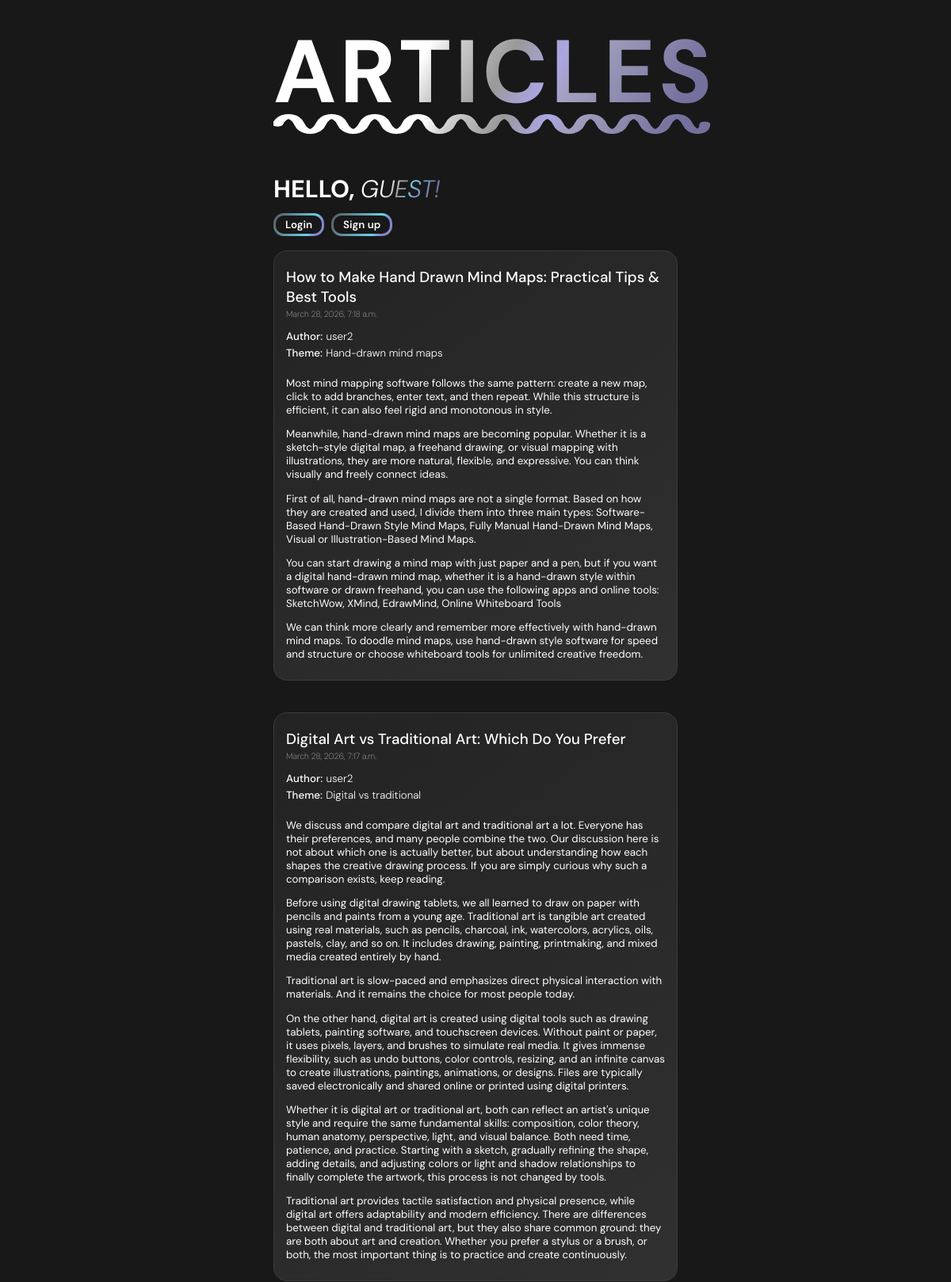
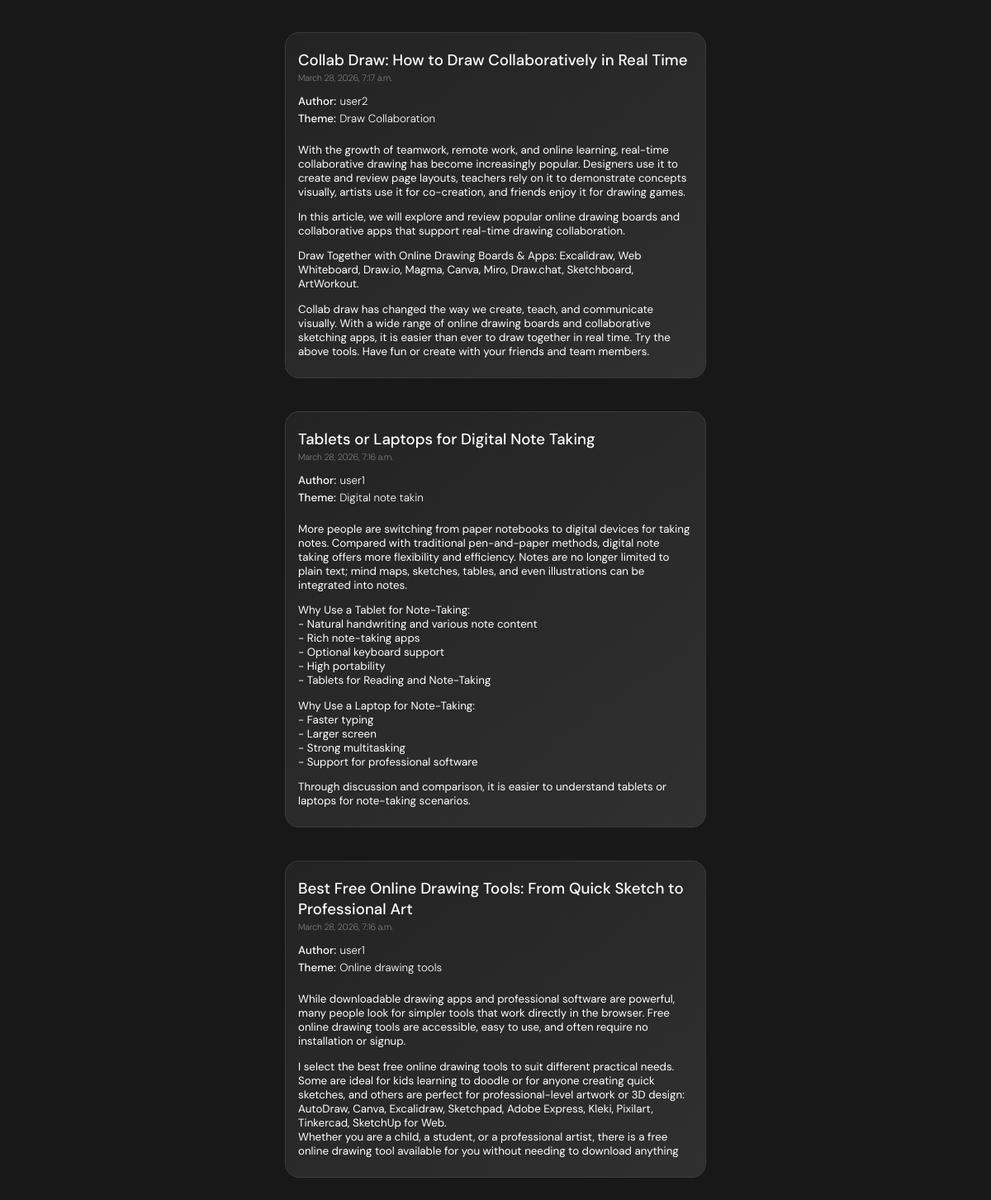
The page / on the database its author committed (2 pictures, top to bottom).
### main/models.py (models this page shows, shortened)
class Article(models.Model):
    heading=models.CharField('Heading', max_length=150)
    body=models.TextField('Body', default = "Article body")
    theme = models.CharField('Genre', max_length=100)
    creation_date = models.DateTimeField(auto_now_add=True)
    author = models.ForeignKey(User, on_delete=models.CASCADE, null=True)

### main/views.py (the view)
# urls.py: path('', views.index),
def index(request):
    articles = Article.objects.all()
    return render(request, 'main/index.html', {'articles': articles})

### main/templates/main/index.html (shortened to what this page needs)
{% extends "base.html" %}
{% block info %}
    <div>
        <span class="main-h">Hello, </h3>
        <span class="user-h">{{ user.username|default:"Guest" }}!</span>
    </div>
    {% if user.is_authenticated %}
        {% include "registration/logout.html" %}
        <br/>
        <br/>
        <div class="btn-add">
            <a href="{% url 'add' %}">Add Article</a>
        </div>
    {% else %}
        <span class="aut-a-container">
            <a href="{% url 'login' %}" class="aut-a">Login</a>
        </span>
        <span class="aut-a-container">
            <a href="{% url 'signup' %}" class="aut-a">Sign up</a>
        </span>
        <br/>
        <br/>
    {% endif %}
    {% for el in articles reversed %}
        <div style="margin-bottom: 40px;">
            <div class="article-container">
                <h3 class="article-h">{{ el.heading }}</h3>
                <div>
                    <span class="article-date">{{ el.creation_date }}</span>
                </div>
                <div>
                    <span class="article-info-title">Author:</span>
                    <span class="article-info">{{ el.author.username }}</span>
                </div>
                <div>
                    <span class="article-info-title">Theme:</span>
                    <span class="article-info">{{ el.theme }}</span>
                </div>
                <div class="article-text">
                    {{ el.body|linebreaks }}
                </div>
            </div>
        </div>
    {% endfor %}
{% endblock %}

### main/templates/base.html (shortened to what this page needs)
{% load static %}
<!DOCTYPE html>
<html lang="en">
<head>
    <link rel="stylesheet" href="{% static 'styles.css' %}">
</head>
<body>
    <div class="page-container">
        <h1 >Articles</h1>
        {% block info %}
        {% endblock %}
    </div>
</body>
</html>

### main/static/styles.css (style rules this page uses)
:root { --page-bg-color: #181819; --main-text-color: #FFFFFF; --secondary-text-color: #FFFFFF; --text-gradient-1: linear-gradient(120deg,rgba(255, 255, 255, 1) 34%, rgba(204, 204, 204, 1) 40%, rgba(153, 153, 153, 1) 51%, rgba(170, 166, 226, 1) 61%, rgba(161, 159, 189, 1) 67%, rgba(114, 112, 156, 1) 91%); --text-gradient-2: linear-gradient(120deg,rgba(255, 255, 255, 1) 34%, rgba(204, 204, 204, 1) 41%, rgba(153, 153, 153, 1) 51%, rgba(109, 208, 230, 1) 61%, rgba(122, 159, 202, 1) 67%, rgba(114, 112, 156, 1) 91%); --text-gradient-3: linear-gradient(120deg,rgba(255, 255, 255, 1) 0%, rgba(109, 208, 230, 1) 51%, rgba(129, 123, 208, 1) 75%, rgba(132, 158, 197, 1) 100%); --border-gradient-1: linear-gradient(120deg,rgba(88, 88, 88, 1) 0%, rgba(109, 208, 230, 1) 71%, rgba(129, 123, 208, 1) 85%, rgba(132, 158, 197, 1) 100%); --border-gradient-2: linear-gradient(90deg,rgba(132, 132, 132, 1) 0%, rgba(255, 132, 159, 1) 54%, rgba(194, 132, 173, 1) 78%); --border-gradient-3: linear-gradient(90deg,rgba(132, 132, 132, 1) 0%, rgba(132, 149, 255, 1) 54%, rgba(132, 141, 194, 1) 78%); --border-gradient-4: linear-gradient(144deg,rgba(88, 88, 88, 1) 0%, rgba(109, 208, 230, 1) 71%, rgba(129, 123, 208, 1) 85%, rgba(132, 168, 194, 1) 100%); --border-gradient-5: linear-gradient(90deg,rgba(132, 132, 132, 1) 0%, #AFDEFF 54%, #9EB2D8 78%); --bg-gradient: linear-gradient(144deg,#232323 0%, rgba(48, 48, 48, 1) 100%); --main-font: "DM Sans", sans-serif; --secondary-font: "DM Sans", sans-serif;; }
body { background-color: var(--page-bg-color); color: var(--main-text-color); }
.page-container { width: 510px; margin-left: auto; margin-right: auto; min-height: fit-content; }
.article-container { background: var(--bg-gradient); font-family: var(--main-font); border-radius: 17px; border-style: solid; border-width: 1px; border-color: #3B3B3B !important; padding: 10px 15px; margin-bottom: 10px; overflow: hidden; }
.article-h { font-family: var(--main-font); font-size: 14pt; font-weight: 500; margin-top: 10px; margin-bottom: 0px; }
.article-date { display: block; font-family: var(--main-font); font-size: 8pt; font-weight: 250; color: #A6A6A6; margin-top: 2px; margin-bottom: 10px; }
.article-info-title { font-family: var(--main-font); font-size: 10pt; font-weight: 500; }
.article-info { font-family: var(--main-font); font-size: 10pt; font-weight: 300; }
.article-text { margin-top: 20px; font-family: var(--main-font); font-size: 10pt; margin-bottom: 10px; }
h1 { margin-top: 10px; text-align: center; font-family: var(--main-font); font-size: 84pt; font-weight: 700; letter-spacing: 4px; text-transform: uppercase; text-decoration: none; position: relative; display: inline-block; background: var(--text-gradient-1); -webkit-background-clip: text; background-clip: text; -webkit-text-fill-color: transparent; color: transparent; padding-bottom: 5px; margin-bottom: 50px; }
h1::after { content: ""; position: absolute; left: 0%; right: 0%; bottom: 0; height: 25px; background: var(--text-gradient-1); -webkit-mask-repeat: no-repeat; mask-repeat: no-repeat; -webkit-mask-size: 100% 100%; mask-size: 100% 100%; }
span.main-h { font-family: var(--main-font); font-size: 23pt; font-weight: 700; color: var(--main-text-color); text-transform: uppercase; }
span.user-h { font-family: var(--main-font); font-size: 23pt; font-weight: 300; font-style: italic; text-transform: uppercase; background: var(--text-gradient-2); -webkit-background-clip: text; background-clip: text; -webkit-text-fill-color: transparent; color: transparent; display: inline-block; }
.aut-a { text-align: center; font-family: var(--secondary-font); font-size: 10pt; font-weight: 600; text-decoration: none !important; color: white; }
.aut-a-container { display: inline-block; border-radius: 13px; border: 3px solid transparent; background: linear-gradient(var(--bg-color, #181819), var(--bg-color, #181819)) padding-box, var(--border-gradient-1) border-box; margin-top: 10px; margin-right: 5px; padding-top: 2px; padding-bottom: 3px; padding-left: 12px; padding-right: 12px; }

### rows shown on the page
Article: heading "How to Make Hand Drawn Mind Maps: Practical Tips & Best Tools", creation_date "March 28, 2026, 7:18 a.m.", author.username "user2", theme "Hand-drawn mind maps", body "Most mind mapping software follows the same pattern: create a new map, click to add branches, enter text, and then repeat. While this structure is efficient, it can also feel rigid and monotonous in style. Meanwhile, hand-drawn mind maps are becoming popular. Whether it is a sketch-style digital map, a freehand drawing, or visual mapping with illustrations, they are more natural, flexible, and expressive. You can think visually and freely connect ideas. First of all, hand-drawn mind maps are not a single format. Based on how they are created and used, I divide them into three main types: Software-Based Hand-Drawn Style Mind Maps, Fully Manual Hand-Drawn Mind Maps, Visual or…"
Article: heading "Digital Art vs Traditional Art: Which Do You Prefer", creation_date "March 28, 2026, 7:17 a.m.", author.username "user2", theme "Digital vs traditional", body "We discuss and compare digital art and traditional art a lot. Everyone has their preferences, and many people combine the two. Our discussion here is not about which one is actually better, but about understanding how each shapes the creative drawing process. If you are simply curious why such a comparison exists, keep reading. Before using digital drawing tablets, we all learned to draw on paper with pencils and paints from a young age. Traditional art is tangible art created using real materials, such as pencils, charcoal, ink, watercolors, acrylics, oils, pastels, clay, and so on. It includes drawing, painting, printmaking, and mixed media created entirely by hand. Traditional art is…"
Article: heading "Collab Draw: How to Draw Collaboratively in Real Time", creation_date "March 28, 2026, 7:17 a.m.", author.username "user2", theme "Draw Collaboration", body "With the growth of teamwork, remote work, and online learning, real-time collaborative drawing has become increasingly popular. Designers use it to create and review page layouts, teachers rely on it to demonstrate concepts visually, artists use it for co-creation, and friends enjoy it for drawing games. In this article, we will explore and review popular online drawing boards and collaborative apps that support real-time drawing collaboration. Draw Together with Online Drawing Boards & Apps: Excalidraw, Web Whiteboard, Draw.io, Magma, Canva, Miro, Draw.chat, Sketchboard, ArtWorkout. Collab draw has changed the way we create, teach, and communicate visually. With a wide range of online…"
Article: heading "Tablets or Laptops for Digital Note Taking", creation_date "March 28, 2026, 7:16 a.m.", author.username "user1", theme "Digital note takin", body "More people are switching from paper notebooks to digital devices for taking notes. Compared with traditional pen-and-paper methods, digital note taking offers more flexibility and efficiency. Notes are no longer limited to plain text; mind maps, sketches, tables, and even illustrations can be integrated into notes. Why Use a Tablet for Note-Taking: - Natural handwriting and various note content - Rich note-taking apps - Optional keyboard support - High portability - Tablets for Reading and Note-Taking Why Use a Laptop for Note-Taking: - Faster typing - Larger screen - Strong multitasking - Support for professional software Through discussion and comparison, it is easier to understand…"
Article: heading "Best Free Online Drawing Tools: From Quick Sketch to Professional Art", creation_date "March 28, 2026, 7:16 a.m.", author.username "user1", theme "Online drawing tools", body "While downloadable drawing apps and professional software are powerful, many people look for simpler tools that work directly in the browser. Free online drawing tools are accessible, easy to use, and often require no installation or signup. I select the best free online drawing tools to suit different practical needs. Some are ideal for kids learning to doodle or for anyone creating quick sketches, and others are perfect for professional-level artwork or 3D design: AutoDraw, Canva, Excalidraw, Sketchpad, Adobe Express, Kleki, Pixilart, Tinkercad, SketchUp for Web. Whether you are a child, a student, or a professional artist, there is a free online drawing tool available for you without…"
